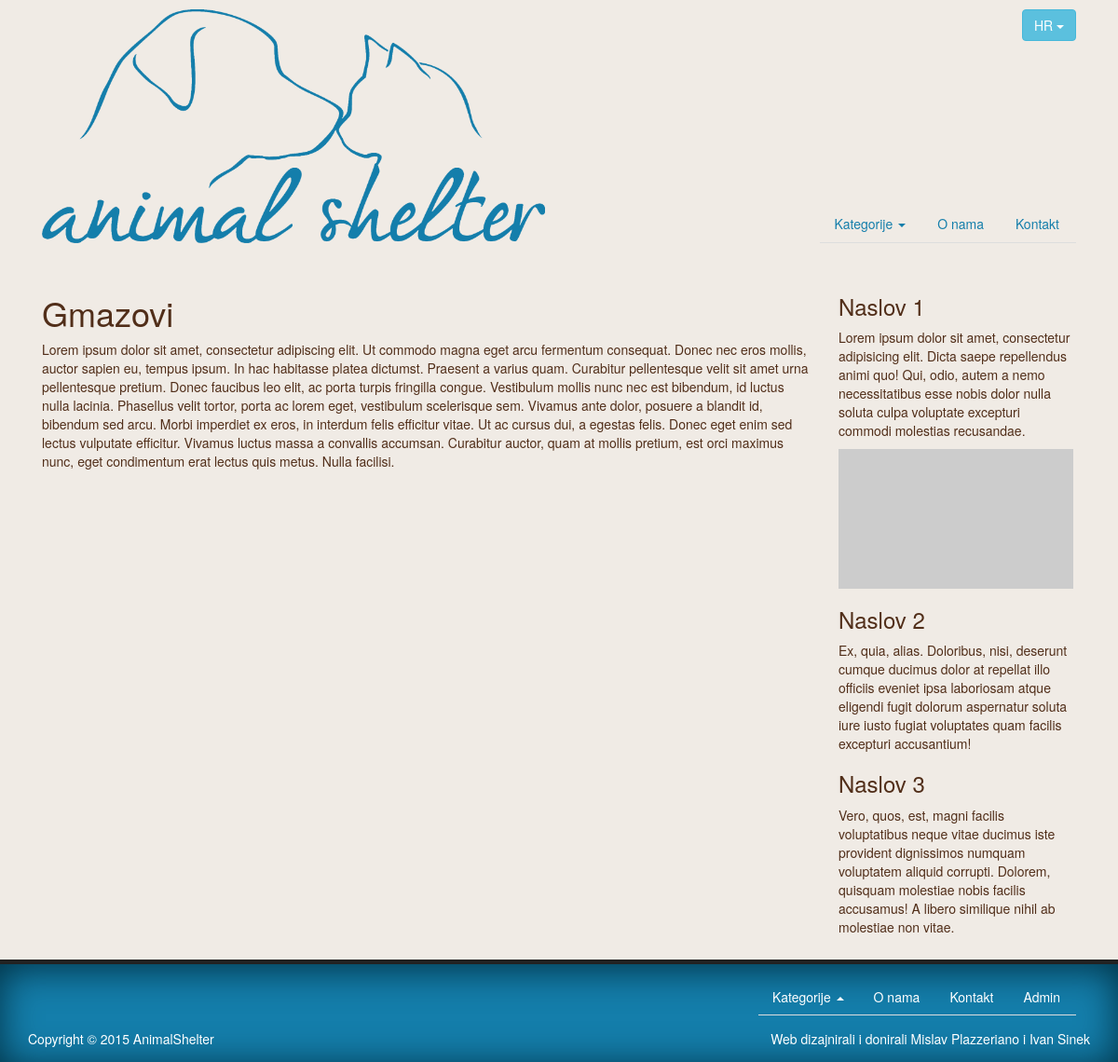
/gmazovi, run on the app's committed database.
### tables this page shows
CREATE TABLE IF NOT EXISTS `articles` (
  `id` int(11) NOT NULL AUTO_INCREMENT,
  `title` varchar(255) NOT NULL,
  `body` longtext,
  `lang` varchar(2) NOT NULL,
  `url` varchar(255) NOT NULL,
  `in_menu` bit(1) NOT NULL,
  `menu_weight` int(11) DEFAULT NULL,
  `summary` text,
  `on_homepage` bit(1) NOT NULL,
  PRIMARY KEY (`id`)
);

CREATE TABLE IF NOT EXISTS `categories` (
  `id` int(11) NOT NULL AUTO_INCREMENT,
  `title` varchar(50) NOT NULL,
  `body` longtext,
  `lang` varchar(2) NOT NULL,
  `url` varchar(256) DEFAULT NULL,
  `summary` text,
  `on_homepage` bit(1) NOT NULL,
  PRIMARY KEY (`id`)
);

### site_control.php (called while the page is built, shortened)
<?php
	$conn = new mysqli('localhost', 'root', 'root', 'animal_shelter') or die("Connection failed!");
	$conn->set_charset('utf8');
	if(settype($_GET['article'], "string")) {
		$sql = "SELECT word_id, word FROM static_words WHERE lang like '".$_SESSION['lang']."';";
		$result = $conn->query($sql);
		while($word = $result->fetch_assoc()) {
			$static_words[$word['word_id']] = $word['word'];
		}
	}
	if(isset($_GET['article']) && preg_match('/[a-z0-9\_\/\-]+/s', $_GET['article'])) {
		if(settype($_GET['article'], "string")) {
			$sql = "SELECT id, title, body FROM categories WHERE url = '".$_GET['article']."' AND lang like '".$_SESSION['lang']."';";
			$result = $conn->query($sql);
			if($result->num_rows > 0) {
				$page = $result->fetch_assoc();
				$bundle = 'category';
			}
		}
	}
?>

### index.php (the view, shortened to what this page needs)
<?php
	include('site_control.php');
?>
<!doctype html>
<html lang="en">
<head>
	<link rel="stylesheet" href="http://maxcdn.bootstrapcdn.com/bootstrap/3.3.4/css/bootstrap.min.css">
	<link rel="stylesheet" href="/css/style.css">
</head>
<body>
	<?php include('header.php'); ?>
	<section class="content container">
		<div class="col-md-9 <?php print $bundle ?>">
			<?php include($content); ?>
		</div>
		<aside class="col-md-3">
			<?php include('aside.php'); ?>
		</aside>
	</section>
	<?php include('footer.php'); ?>
</body>
</html>

### header.php (shortened to what this page needs)
<?php
	$sql = "SELECT title, url FROM categories WHERE url IS NOT NULL AND lang like '".$_SESSION['lang']."';";
	$result = $conn->query($sql);
?>
<header>
	<div class="row">
		<div class="container clearfix">
			<div class="col-sm-6 col-xs-10"><a class="site-logo" href="/"><img src="/images/logo.png"></a></div>
			<div class="col-sm-6 col-xs-2">
				<nav class="collapse navbar-collapse">
					<ul class="nav nav-tabs">
						<?php if($result && $result->num_rows > 0) : ?>
							<li role="presentation" class="dropdown">
								<a class="dropdown-toggle" data-toggle="dropdown" href="#" role="button" aria-expanded="false">
									<?php print $static_words['categories'] ?> <span class="caret"></span>
								</a>
							</li>
						<?php endif; ?>
						<?php
							$sql = "SELECT title, url FROM articles WHERE url IS NOT NULL AND in_menu = 1 AND lang like '".$_SESSION['lang']."' ORDER BY menu_weight;";
							$result = $conn->query($sql);
						?>
						<?php if($result && $result->num_rows > 0) : ?>
							<?php while($link = $result->fetch_assoc()) : ?>
								<li role="presentation"><a href="/<?php print $link['url'] ?>"><?php print $link['title'] ?></a></li>
							<?php endwhile; ?>
						<?php endif; ?>
					</ul>
				</nav>
				<div id="lang-select" class="btn-group">
					<button type="button" class="btn btn-info dropdown-toggle" data-toggle="dropdown" aria-expanded="false">
						<?php print strtoupper($_SESSION['lang']) ?> <span class="caret"></span>
					</button>
				</div>
			</div>
		</div>
	</div>
	<div class="row">
		<div class="col-md-12">&nbsp;</div>
	</div>
</header>

### templates/category.php (shortened to what this page needs)
<h1><?php print $page['title'] ?></h1>
<?php echo $page['body'] ?>

### footer.php (shortened to what this page needs)
<?php
	$sql = "SELECT title, url FROM categories WHERE url IS NOT NULL AND lang like '".$_SESSION['lang']."';";
	$result = $conn->query($sql);
?>
<footer>
	<div class="container clearfix">
		<div class="row">
			<div class="col-xs-12">
				<nav class="collapse navbar-collapse">
					<ul class="nav nav-tabs">
						<?php if($result->num_rows > 0) : ?>
							<li role="presentation" class="dropup">
								<a class="dropdown-toggle" data-toggle="dropdown" href="#" role="button" aria-expanded="false">
									<?php print $static_words['categories'] ?> <span class="caret"></span>
								</a>
							</li>
						<?php endif; ?>
						<?php
							$sql = "SELECT title, url FROM articles WHERE url IS NOT NULL AND in_menu = 1 AND lang like '".$_SESSION['lang']."' ORDER BY menu_weight;";
							$result = $conn->query($sql);
						?>
						<?php if($result && $result->num_rows > 0) : ?>
							<?php while($link = $result->fetch_assoc()) : ?>
								<li role="presentation"><a href="/<?php print $link['url'] ?>"><?php print $link['title'] ?></a></li>
							<?php endwhile; ?>
						<?php endif; ?>
						<li role="presentation"><a href="/admin">Admin</a></li>
					</ul>
				</nav>
			</div>
		</div>
		<div class="row">
			<div class="col-md-6">
				<span>Copyright &copy; 2015 AnimalShelter</span>
			</div>
			<div class="col-md-6" style="text-align: right;">
				<span>
					<?php print $static_words['footer_donated_by'] ?>
				</span>
			</div>
		</div>
	</div>
</footer>

### css/style.css (style rules this page uses)
body { color: #512E19; background: #F0EBE5; }
a { color: #147eab; }
header { padding-top: 10px; }
header .container { position: relative; display: flex; }
header .row:first-of-type { z-index: 10; }
header a.site-logo { max-width: 400px; }
header a.site-logo img { max-width: 100%; }
header #lang-select { float: right; }
header nav { position: absolute; bottom: 0; right: 0; }
header > .row { margin: 0; }
section.content { padding-top: 15px; padding-bottom: 15px; }
footer { border-top: 5px solid #222; background: #147EAB; -webkit-box-shadow: inset 0px 5px 40px 0px rgba(0,48,66,1); -moz-box-shadow: inset 0px 5px 40px 0px rgba(0,48,66,1); box-shadow: inset 0px 5px 40px 0px rgba(0,48,66,1); color: white; padding: 15px; z-index: 10; margin: 0; }
footer .row:first-of-type { text-align: right; margin-bottom: 15px; }
footer .row:first-of-type > * { text-align: left; }
footer ul.nav-tabs { float: right; }
footer ul.nav-tabs > li > a { border: none; background: none; color: white; }

### data on the page
articles: title "O nama"
articles: title "Kontakt"
categories: title "Gmazovi", body "Lorem ipsum dolor sit amet, consectetur adipiscing elit. Ut commodo magna eget arcu fermentum consequat. Donec nec eros mollis, auctor sapien eu, tempus ipsum. In hac habitasse platea dictumst. Praesent a varius quam. Curabitur pellentesque velit sit amet urna pellentesque pretium. Donec faucibus leo elit, ac porta turpis fringilla congue. Vestibulum mollis nunc nec est bibendum, id luctus nulla lacinia. Phasellus velit tortor, porta ac lorem eget, vestibulum scelerisque sem. Vivamus ante dolor, posuere a blandit id, bibendum sed arcu. Morbi imperdiet ex eros, in interdum felis efficitur vitae. Ut ac cursus dui, a egestas felis. Donec eget enim sed lectus vulputate efficitur. Vivamus luctus…"

### other printed values
$static_words['categories'] "Kategorije"
$_SESSION['lang'] "HR"
$static_words['footer_donated_by'] "Web dizajnirali i donirali Mislav Plazzeriano i Ivan Sinek"
